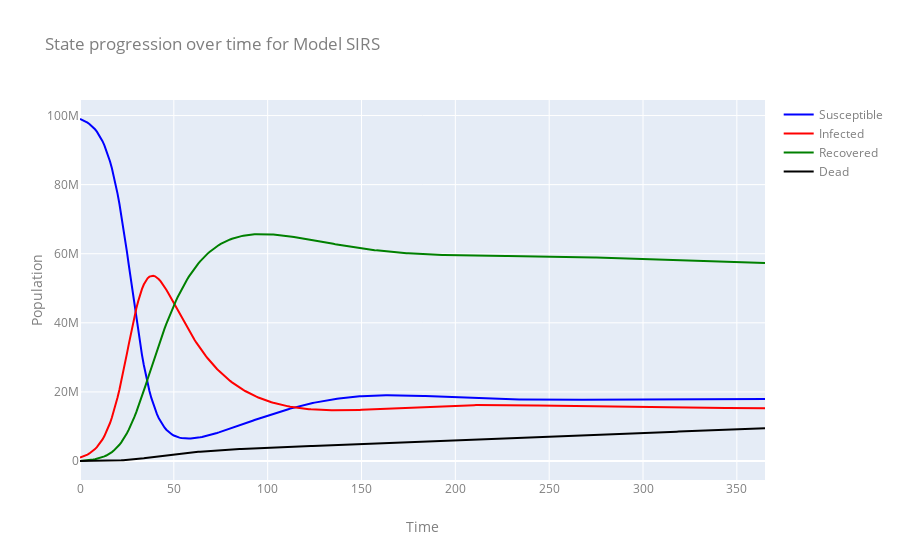

The notebook cell saved with this chart:
### Markdown cell above
## SIRS model 
An implementation of discrete-time SIRS *(Susceptible-Infected-Recovered-Susceptible)* model with an extra state, *D*, tracking mortalities.

### Code cell
# SIRS
from EpyModels.models.SIRS import SIRS

model_SIRS = SIRS(name="SIRS",
            population=pop,
            init_s=prop_S,
            init_i=prop_I,
            init_r=prop_R,
            beta=b,
            susceptible_rate=s_rate,
            recovery_rate=r_rate,  
            mortality_rate=m_rate)

model_SIRS.run(T=365)

plot_states(model_SIRS)

### Figure 1 — Plotly figure (JSON) as saved in the notebook; plotly's stock layout.template omitted (floating-point values rounded to 4 significant figures; data arrays with more than 128 entries replaced by an {"elided": "..."} marker saying what was removed)
{"data": [{"line": {"color": "blue", "width": 2}, "mode": "lines", "name": "Susceptible", "type": "scatter", "x": {"elided": "366 int values"}, "y": {"elided": "366 int values"}}, {"line": {"color": "red", "width": 2}, "mode": "lines", "name": "Infected", "type": "scatter", "x": {"elided": "366 int values"}, "y": {"elided": "366 int values"}}, {"line": {"color": "green", "width": 2}, "mode": "lines", "name": "Recovered", "type": "scatter", "x": {"elided": "366 int values"}, "y": {"elided": "366 int values"}}, {"line": {"color": "black", "width": 2}, "mode": "lines", "name": "Dead", "type": "scatter", "x": {"elided": "366 int values"}, "y": {"elided": "366 int values"}}], "layout": {"autosize": true, "font": {"color": "#7f7f7f", "size": 12}, "title": {"text": "State progression over time for Model SIRS"}, "xaxis": {"autorange": true, "range": [0, 365], "title": {"text": "Time"}, "type": "linear"}, "yaxis": {"autorange": true, "range": [-5500000, 104500000], "title": {"text": "Population"}, "type": "linear"}}}
